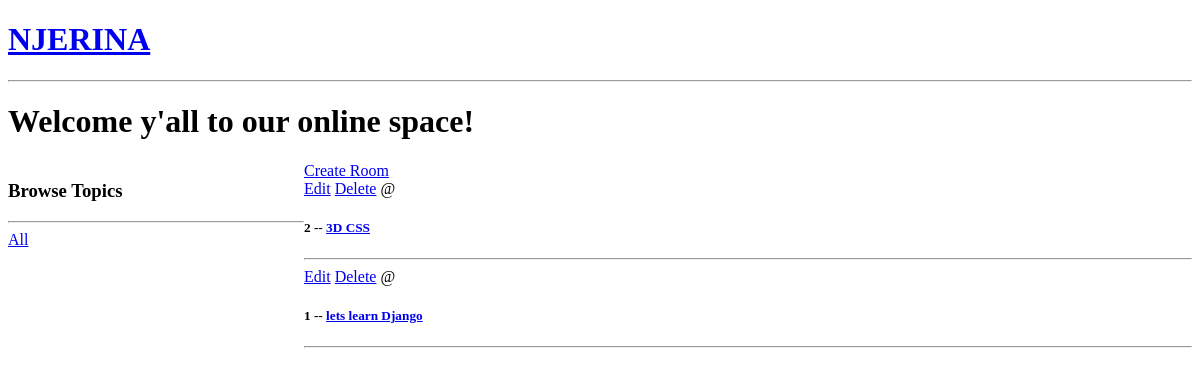
The app's page /, older data.
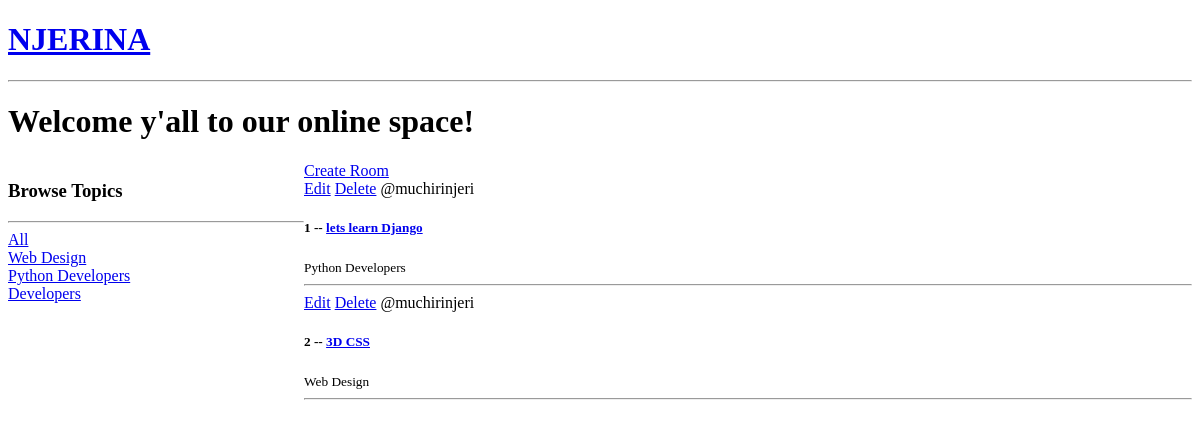
The same page, newer data.
### base/models.py (models this page shows, shortened)
class Room(models.Model):
    host = models.ForeignKey(User, on_delete=models.SET_NULL, null=True)
    topic = models.ForeignKey(Topic, on_delete=models.SET_NULL, null=True)
    name = models.CharField(max_length=200)
    description = models.TextField(null=True, blank=True)
    updated = models.DateTimeField(auto_now=True)
    created = models.DateTimeField(auto_now_add=True)
    class Meta:
        ordering = ['-updated', '-created']

class Topic(models.Model):
    name = models.CharField(max_length=200)

### base/views.py (the view)
# urls.py: path('', views.homePage, name="home_page"),
def homePage(request):
    rooms = Room.objects.all()
    topics  = Topic.objects.all()
    context = {'rooms': rooms, 'topics': topics}
    return render(request, 'base/home.html', context)

### base/templates/base/home.html (shortened to what this page needs)
{% extends 'main.html' %}
{% block content %}
<h1>Welcome y'all to our online space!</h1>
<div class="home-container">
    <div>
        <h3>Browse Topics</h3>
        <hr>
        <div>
            <a href="{%url 'home_page'%}">All</a>
        </div>
        {% for topic in topics %}
            <div>
                <a href="{% url 'home_page' %}?q={{topic.name}}">{{topic.name}}</a>
            </div>
        {% endfor %}
    </div>
    <div>
        <a href="{% url 'create-room' %}">Create Room</a>
        <div>
        {% for room in rooms %}
            <div>
                <a href="{% url 'update-room' room.id %}">Edit</a>
                <a href="{% url 'delete-room' room.id %}">Delete</a>
                <span>@{{room.host.username}}</span>
                <h5>{{room.id}} -- <a href="{% url 'room' room.id %}">{{room.name}}</a></h5>
                <small>{{room.topic.name}}</small>
                <hr>
            </div>
        {% endfor %}
        </div>
    </div>
</div>
{% endblock %}

Row changes from the older to the newer data that the page shows:
added Topic: name "Web Design"
added Topic: name "Python Developers"
added Topic: name "Developers"
changed Room "lets learn Django": host.username (not shown) → "muchirinjeri"; topic.name (not shown) → "Python Developers"; moves up the list
changed Room "3D CSS": host.username (not shown) → "muchirinjeri"; topic.name (not shown) → "Web Design"
